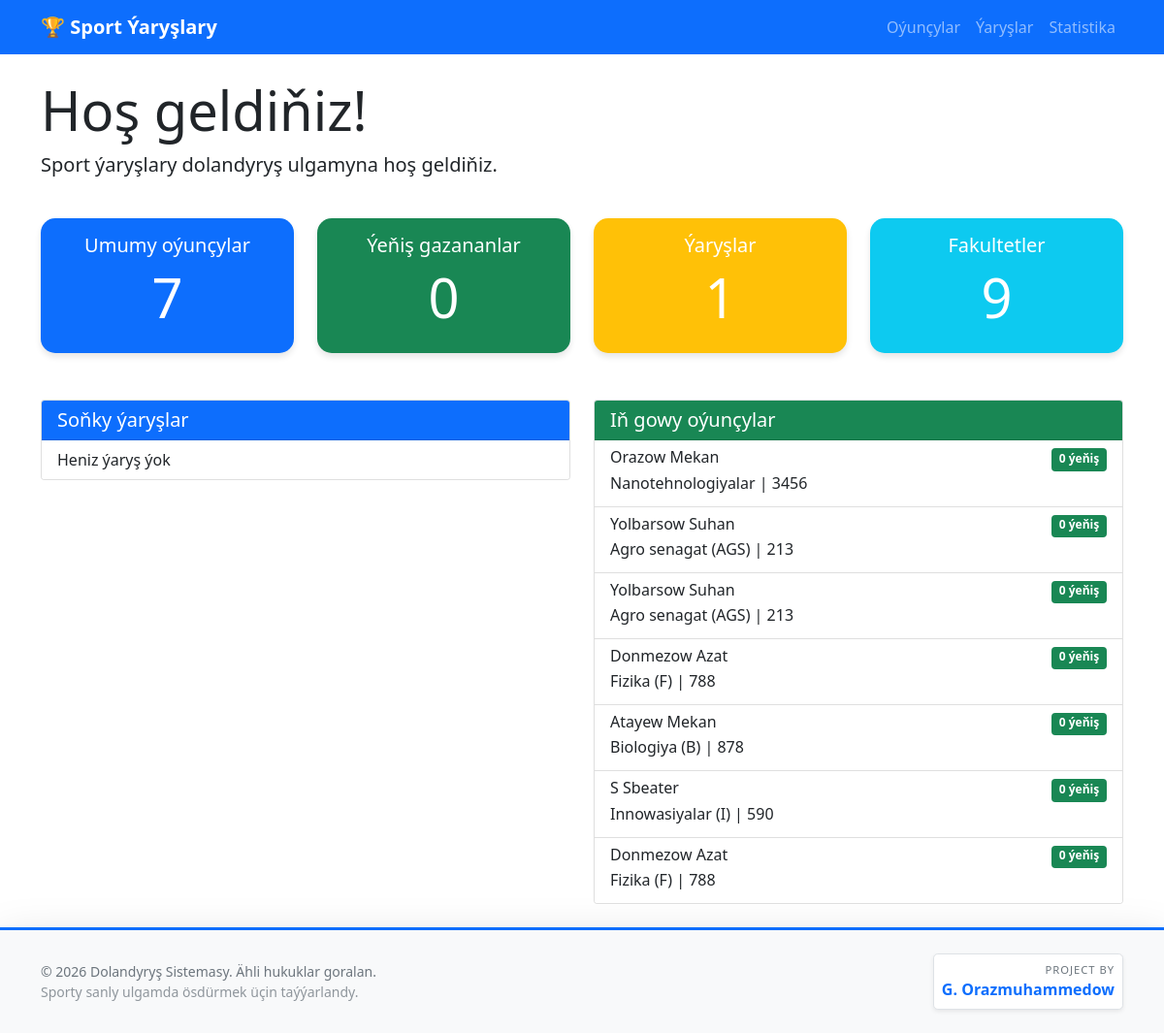
The page / on the database its author committed.
### sport_league/models.py (models this page shows, shortened)
class Oyuncu(models.Model):
    ady = models.CharField(max_length=50, verbose_name="Ady")
    familiyasy = models.CharField(max_length=50, verbose_name="Familiýasy")
    surat = models.ImageField(upload_to='oyuncular/', verbose_name="Suraty", blank=True, null=True)
    doglan_sene = models.DateField(verbose_name="Doglan senesi", null=True, blank=True)
    fakultet = models.ForeignKey(Fakultet, on_delete=models.CASCADE, verbose_name="Fakulteti")
    kurs = models.IntegerField(validators=[MinValueValidator(1), MaxValueValidator(6)], verbose_name="Kursy")
    topar = models.CharField(max_length=20, verbose_name="Topary", help_text="Mysal: T-101, M-202")
    sport_gornushi = models.ManyToManyField(SportGornushi, through='OyuncuSport', verbose_name="Sport görnüşleri")
    esasgy_sport = models.ForeignKey(SportGornushi, on_delete=models.SET_NULL, null=True, blank=True,
                                      related_name='esasgy_oyuncular', verbose_name="Esasy sport görnüşi")
    telefon = models.CharField(max_length=20, verbose_name="Telefon belgisi", blank=True)
    email = models.EmailField(verbose_name="E-mail", blank=True)
    aktiv = models.BooleanField(default=True, verbose_name="Aktiw")
    gosulan_sene = models.DateTimeField(auto_now_add=True, verbose_name="Goşulan sene")
    class Meta:
        verbose_name = "Oýunçy"
        verbose_name_plural = "Oýunçylar"
        ordering = ['familiyasy', 'ady']
    @property
    def tamam_ady(self):
        return f"{self.familiyasy} {self.ady}"

class Fakultet(models.Model):
    ady = models.CharField(max_length=100, verbose_name="Fakultetiň ady")
    gysgaltma = models.CharField(max_length=10, verbose_name="Gysgaltma", blank=True)
    binasy = models.CharField(max_length=200, verbose_name="Fakultetiň binasy", blank=True)
    logo = models.ImageField(upload_to='fakultet_logo/', verbose_name="Logotipi", blank=True, null=True)
    gurulan_sene = models.DateField(verbose_name="Gurulan senesi", null=True, blank=True)
    class Meta:
        verbose_name = "Fakultet"
        verbose_name_plural = "Fakultetler"
        ordering = ['ady']
    def __str__(self):
        return f"{self.ady} ({self.gysgaltma})" if self.gysgaltma else self.ady

### sport_league/views.py (the view)
# urls.py: path('', views.bas_sahypa, name='bas_sahypa'),
def bas_sahypa(request):
    umumy_oyuncu = Oyuncu.objects.filter(aktiv=True).count()
    yenis_gazanan = YarysGatnashyk.objects.filter(netije='yenis').values('oyuncu').distinct().count()
    yarys_sany = Yarys.objects.count()
    fakultet_sany = Fakultet.objects.count()
    sport_sany = SportGornushi.objects.count()
    sonky_yaryslar = Yarys.objects.filter(status='tamamlanyldy')
    try:
        sonky_yaryslar = sonky_yaryslar.order_by('-gutaryan_sene')[:5]
    except:
        sonky_yaryslar = sonky_yaryslar.order_by('-baslanjak_sene')[:5]
    oyuncular = Oyuncu.objects.filter(aktiv=True).annotate(
        yenis_sany=Count('yarysgatnashyk', filter=Q(yarysgatnashyk__netije='yenis')),
        utuldy_sany=Count('yarysgatnashyk', filter=Q(yarysgatnashyk__netije='utuldy'))
    ).order_by('-yenis_sany')[:10]
    fakultet_reytinqi = Fakultet.objects.annotate(
        yenis_sany=Count('oyuncu__yarysgatnashyk', filter=Q(oyuncu__yarysgatnashyk__netije='yenis')),
        utuldy_sany=Count('oyuncu__yarysgatnashyk', filter=Q(oyuncu__yarysgatnashyk__netije='utuldy')),
        oyuncu_sany=Count('oyuncu', filter=Q(oyuncu__aktiv=True)),
        umumy_gatnashyk=Count('oyuncu__yarysgatnashyk')
    ).order_by('-yenis_sany')[:5]
    sport_gornusleri = SportGornushi.objects.annotate(
        yarys_sany=Count('yarys'),
        yenis_sany=Count('yarys__yarysgatnashyk', filter=Q(yarys__yarysgatnashyk__netije='yenis'))
    )[:5]
    context = {
        'umumy_oyuncu': umumy_oyuncu,
        'yenis_gazanan': yenis_gazanan,
        'yarys_sany': yarys_sany,
        'fakultet_sany': fakultet_sany,
        'sport_sany': sport_sany,
        'sonky_yaryslar': sonky_yaryslar,
        'oyuncular': oyuncular,
        'fakultet_reytinqi': fakultet_reytinqi,
        'sport_gornusleri': sport_gornusleri,
    }
    return render(request, 'sport_league/bas_sahypa.html', context)

### sport_league/templates/sport_league/bas_sahypa.html (shortened to what this page needs)
{% extends 'sport_league/base.html' %}
{% block content %}
<div class="row mb-4">
    <div class="col-12">
        <h1 class="display-4">Hoş geldiňiz!</h1>
        <p class="lead">Sport ýaryşlary dolandyryş ulgamyna hoş geldiňiz.</p>
    </div>
</div>
<div class="row mb-5">
    <div class="col-md-3">
        <div class="card stat-card bg-primary text-white">
            <div class="card-body text-center">
                <h5 class="card-title">Umumy oýunçylar</h5>
                <h2 class="display-4">{{ umumy_oyuncu }}</h2>
            </div>
        </div>
    </div>
    <div class="col-md-3">
        <div class="card stat-card bg-success text-white">
            <div class="card-body text-center">
                <h5 class="card-title">Ýeňiş gazananlar</h5>
                <h2 class="display-4">{{ yenis_gazanan }}</h2>
            </div>
        </div>
    </div>
    <div class="col-md-3">
        <div class="card stat-card bg-warning text-white">
            <div class="card-body text-center">
                <h5 class="card-title">Ýaryşlar</h5>
                <h2 class="display-4">{{ yarys_sany }}</h2>
            </div>
        </div>
    </div>
    <div class="col-md-3">
        <div class="card stat-card bg-info text-white">
            <div class="card-body text-center">
                <h5 class="card-title">Fakultetler</h5>
                <h2 class="display-4">{{ fakultet_sany }}</h2>
            </div>
        </div>
    </div>
</div>
<div class="row">
    <div class="col-md-6">
        <div class="card">
            <div class="card-header bg-primary text-white">
                <h5 class="mb-0">Soňky ýaryşlar</h5>
            </div>
            <div class="list-group list-group-flush">
                {% for yarys in sonky_yaryslar %}
                <a href="{% url 'yarys_detail' yarys.pk %}" class="list-group-item list-group-item-action">
                    <div class="d-flex w-100 justify-content-between">
                        <h6 class="mb-1">{{ yarys.ady }}</h6>
                        <small>{{ yarys.baslanjak_sene|date:"d.m.Y" }}</small>
                    </div>
                    <p class="mb-1">{{ yarys.yer }} | {{ yarys.sport_gornushi }}</p>
                </a>
                {% empty %}
                <div class="list-group-item">Heniz ýaryş ýok</div>
                {% endfor %}
            </div>
        </div>
    </div>
    <div class="col-md-6">
        <div class="card">
            <div class="card-header bg-success text-white">
                <h5 class="mb-0">Iň gowy oýunçylar</h5>
            </div>
            <div class="list-group list-group-flush">
                {% for oyuncu in oyuncular %}
                <a href="{% url 'oyuncu_detail' oyuncu.pk %}" class="list-group-item list-group-item-action">
                    <div class="d-flex w-100 justify-content-between">
                        <h6 class="mb-1">{{ oyuncu.tamam_ady }}</h6>
                        <span class="badge bg-success">{{ oyuncu.yenis_sany }} ýeňiş</span>
                    </div>
                    <p class="mb-1">{{ oyuncu.fakultet }} | {{ oyuncu.topar }}</p>
                </a>
                {% empty %}
                <div class="list-group-item">Heniz oýunçy ýok</div>
                {% endfor %}
            </div>
        </div>
    </div>
</div>
{% endblock %}

### sport_league/templates/sport_league/base.html (style rules this page uses)
.stat-card { transition: transform 0.3s; border: none; border-radius: 15px; box-shadow: 0 4px 6px rgba(0,0,0,0.1); }

### rows shown on the page
Oyuncu: tamam_ady "Orazow Mekan", yenis_sany "0", fakultet "Nanotehnologiyalar", topar "3456"
Oyuncu: tamam_ady "Yolbarsow Suhan", yenis_sany "0", fakultet "Agro senagat (AGS)", topar "213"
Oyuncu: tamam_ady "Yolbarsow Suhan", yenis_sany "0", fakultet "Agro senagat (AGS)", topar "213"
Oyuncu: tamam_ady "Donmezow Azat", yenis_sany "0", fakultet "Fizika (F)", topar "788"
Oyuncu: tamam_ady "Atayew Mekan", yenis_sany "0", fakultet "Biologiya (B)", topar "878"
Oyuncu: tamam_ady "S Sbeater", yenis_sany "0", fakultet "Innowasiyalar (I)", topar "590"
Oyuncu: tamam_ady "Donmezow Azat", yenis_sany "0", fakultet "Fizika (F)", topar "788"

### other values the page prints
{{ umumy_oyuncu }} "7"
{{ yenis_gazanan }} "0"
{{ yarys_sany }} "1"
{{ fakultet_sany }} "9"
